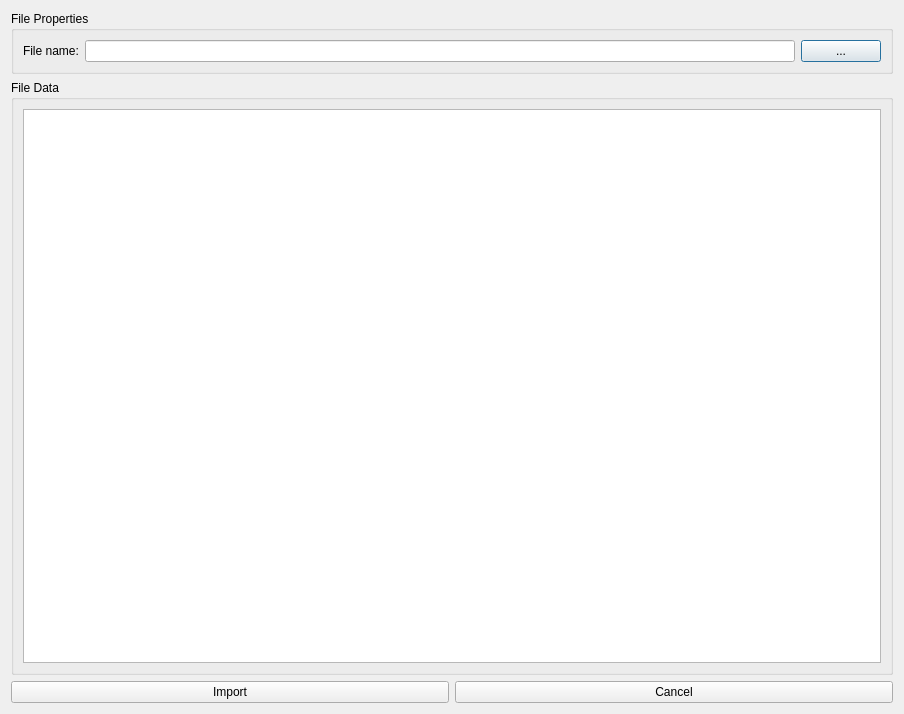
<?xml version="1.0" encoding="UTF-8"?>
<ui version="4.0">
 <class>ImportCsvFileDialog</class>
 <widget class="QDialog" name="ImportCsvFileDialog">
  <property name="geometry">
   <rect>
    <x>0</x>
    <y>0</y>
    <width>904</width>
    <height>714</height>
   </rect>
  </property>
  <property name="windowTitle">
   <string>Import CSV File</string>
  </property>
  <layout class="QVBoxLayout" name="verticalLayout_2">
   <item>
    <widget class="QGroupBox" name="groupBox">
     <property name="title">
      <string>File Properties</string>
     </property>
     <layout class="QVBoxLayout" name="verticalLayout_3">
      <item>
       <layout class="QHBoxLayout" name="horizontalLayout">
        <item>
         <widget class="QLabel" name="fileNameLabel">
          <property name="text">
           <string>File name:</string>
          </property>
         </widget>
        </item>
        <item>
         <widget class="QLineEdit" name="fileNameLineEdit"/>
        </item>
        <item>
         <widget class="QPushButton" name="fileNameButton">
          <property name="text">
           <string>...</string>
          </property>
         </widget>
        </item>
       </layout>
      </item>
     </layout>
    </widget>
   </item>
   <item>
    <widget class="QGroupBox" name="groupBox_2">
     <property name="title">
      <string>File Data</string>
     </property>
     <layout class="QVBoxLayout" name="verticalLayout_4">
      <item>
       <widget class="QTableWidget" name="tableWidget"/>
      </item>
     </layout>
    </widget>
   </item>
   <item>
    <layout class="QHBoxLayout" name="horizontalLayout_2">
     <item>
      <widget class="QPushButton" name="importButton">
       <property name="text">
        <string>Import</string>
       </property>
      </widget>
     </item>
     <item>
      <widget class="QPushButton" name="cancelButton">
       <property name="text">
        <string>Cancel</string>
       </property>
      </widget>
     </item>
    </layout>
   </item>
  </layout>
 </widget>
 <resources/>
 <connections/>
</ui>
